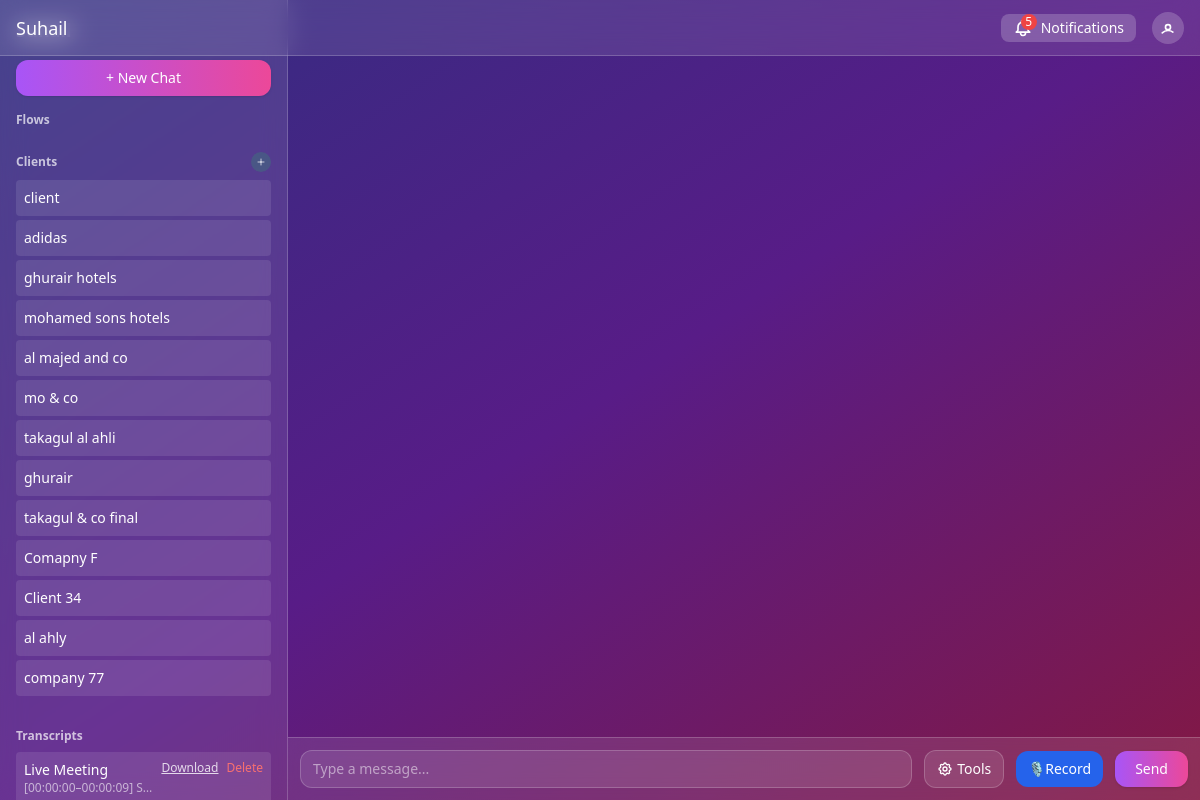
Screenshot of / (signed in) with the database file from the repository.
### models.py (models this page shows)
class ChatSession(db.Model):
    __tablename__ = 'chat_sessions'
    id = db.Column(db.String(36), primary_key=True, default=lambda: str(uuid.uuid4()))
    user_id = db.Column(db.Integer, nullable=False)
    title = db.Column(db.String(100), default='Untitled Chat')
    created_at = db.Column(db.DateTime, default=datetime.now())
    client_name = db.Column(db.String(100), nullable=True)  # Simple client name for now, can be extended later into a full Client model if needed

### app.py (the view, shortened to what this page needs)
@app.route('/')
@login_required
def home():
    clients = get_clients_for_user(current_user.id)
    recent_chats = (
    db.session.query(ChatSession.id, ChatSession.title)
    .join(ChatMessage, ChatSession.id == ChatMessage.session_id)
    .filter(
        ChatSession.user_id == current_user.id,
        ChatSession.client_name.is_(None)  # Only include general chats, not client chats
    )
    .group_by(ChatSession.id)
    .order_by(db.func.max(ChatMessage.timestamp).desc())
    .all()
    )
    sales_agents = None
    return render_template('chat.html', username=current_user.username, role=current_user.role,
                         user_id=current_user.id, clients=clients, recent_chats=recent_chats,
                         sales_agents=sales_agents, manager_name=current_user.manager_name)

### app.py (called while the page is built)
@login_manager.user_loader
def load_user(user_id):
    return db.session.get(User, int(user_id))

def get_clients_for_user(user_id):
    clients = db.session.query(ChatSession.client_name).filter(
        ChatSession.user_id == user_id,
        ChatSession.client_name.isnot(None)
    ).distinct().all()
    return [{'name': client[0]} for client in clients if client[0]]

### models.py (called while the page is built)
    @property
    def manager_name(self):
        return self.manager.username if self.manager else None

### templates/chat.html (shortened to what this page needs)
<!DOCTYPE html>
<html lang="en">
<head>
  <script src="https://cdn.tailwindcss.com"></script>
</head>
<body class="min-h-screen bg-gradient-to-br from-indigo-900 via-purple-900 to-pink-900 text-white flex flex-col md:flex-row">
  <aside id="sidebar" class="w-full md:w-72 backdrop-blur-md bg-white/10 border-b md:border-b-0 md:border-r border-white/20 p-4 flex flex-col space-y-4 text-sm fixed left-0 top-0 h-screen z-40 overflow-y-auto transform -translate-x-full md:translate-x-0 transition-transform duration-300 ease-in-out">
    <div class="text-lg font-semibold text-white/90">Suhail</div>
    <button id="newChatBtn" class="bg-gradient-to-r from-purple-500 to-pink-500 text-white px-4 py-2 rounded-xl shadow hover:from-purple-600 hover:to-pink-600 transition-all">
      + New Chat
    </button>
    <div>
      <h3 class="text-xs font-semibold text-white/70 mb-2">Flows</h3>
    </div>
    {% if current_user.role not in ['manager'] %}
    <div>
      <div class="flex items-center justify-between mb-2">
        <h3 class="text-xs font-semibold text-white/70">Clients</h3>
        <button id="addClientBtn" class="w-5 h-5 rounded-full bg-green-500/20 hover:bg-green-500/40 flex items-center justify-center text-white/70 hover:text-white transition-all cursor-pointer" title="Add new client">
          <svg class="w-3 h-3" fill="none" stroke="currentColor" viewBox="0 0 24 24">
            <path stroke-linecap="round" stroke-linejoin="round" stroke-width="2" d="M12 6v6m0 0v6m0-6h6m-6 0H6"/>
          </svg>
        </button>
      </div>
      <ul id="clientsList" class="space-y-1">
        {% for client in clients %}
          <li class="client-item group p-2 rounded bg-white/10 hover:bg-white/20 cursor-pointer transition-all flex items-center justify-between"
              data-client-name="{{ client.name }}"
              title="Start chat with {{ client.name }}">
            <span class="client-name flex-1">{{ client.name }}</span>
          </li>
        {% else %}
          <li class="text-white/50 italic">No clients available</li>
        {% endfor %}
      </ul>
    </div>
    {% endif %}
    <div class="mt-4">
      <h3 class="text-xs font-semibold text-white/70 mb-2">Transcripts</h3>
      <ul id="transcriptsList" class="space-y-1"></ul>
    </div>
  </aside>
  <div class="main-chat-area flex-1 flex flex-col text-sm">
    <nav class="flex justify-between items-center px-4 py-3 backdrop-blur-md bg-white/10 border-b border-white/20 fixed top-0 left-0 right-0 z-50" style="height:56px;">
      <div class="text-lg font-medium truncate">
        Suhail
      </div>
      <div class="flex items-center space-x-4">
        {% if current_user.role in ['salesagent', 'smeleader'] %}
        {% include 'components/notification_button.html' %}
        {% endif %}
        <div class="w-8 h-8 rounded-full bg-white/20 flex items-center justify-center text-white hover:bg-white/30 cursor-pointer">
          <a href="/logout"><svg class="w-5 h-5" fill="none" stroke="currentColor" viewBox="0 0 24 24">
            <path stroke-linecap="round" stroke-linejoin="round" stroke-width="2"
                  d="M5.121 17.804A9.953 9.953 0 0112 15c2.21 0 4.245.715 5.879 1.92M15 11a3 3 0 11-6 0 3 3 0 016 0z"/>
          </svg></a>
        </div>
      </div>
    </nav>
    <div id="chatWindow" class="flex-1 min-h-0 p-4 space-y-3 overflow-y-auto text-sm" >
    </div>
    <form id="chatForm" class="p-3 border-t border-white/20 bg-white/10 backdrop-blur-md flex space-x-3 items-center"
      style="position: sticky; bottom: 0; z-index: 10;">
      <input
        type="text"
        id="chatInput"
        placeholder="Type a message..."
        class="flex-1 px-3 py-2 rounded-xl bg-white/10 border border-white/20 placeholder-white/50 text-white focus:outline-none focus:ring-2 focus:ring-purple-400 transition-all text-sm overflow-x-auto whitespace-nowrap"
        style="max-width: 100%; min-width: 0;"
        autocomplete="off"
      />
      <div class="relative">
        <button
          type="button"
          id="toolsBtn"
          class="bg-white/10 border border-white/20 text-white px-3 py-2 rounded-xl hover:bg-white/20 transition-all text-sm flex items-center space-x-1"
          title="Tools"
        >
          <span>Tools</span>
        </button>
      </div>
      <button
        type="button"
        id="recordBtn"
        class="bg-blue-600 text-white px-3 py-2 rounded-xl hover:bg-blue-700 transition-all text-sm flex items-center space-x-1"
        title="Record"
      >
        🎙 <span>Record</span>
      </button>
      <button
        type="submit"
        class="bg-gradient-to-r from-purple-500 to-pink-500 text-white px-5 py-2 rounded-xl shadow hover:from-purple-600 hover:to-pink-600 transition-all text-sm"
      >
        Send
      </button>
    </form>
  </div>
</body>
</html>

### templates/chat.html (style rules this page uses)
@media (min-width: 768px) { .main-chat-area { margin-left: 18rem !important; } }
.main-chat-area { margin-top: 56px !important; }

### rows the page displays
ChatSession: name "client"
ChatSession: name "adidas"
ChatSession: name "ghurair hotels"
ChatSession: name "mohamed sons hotels"
ChatSession: name "al majed and co"
ChatSession: name "mo & co"
ChatSession: name "Comapny F"
ChatSession: name "Client 34"
ChatSession: name "al ahly"
ChatSession: name "company 77"

### other values shown
{{ client.name }} "takagul al ahli" "ghurair" "takagul & co final"
